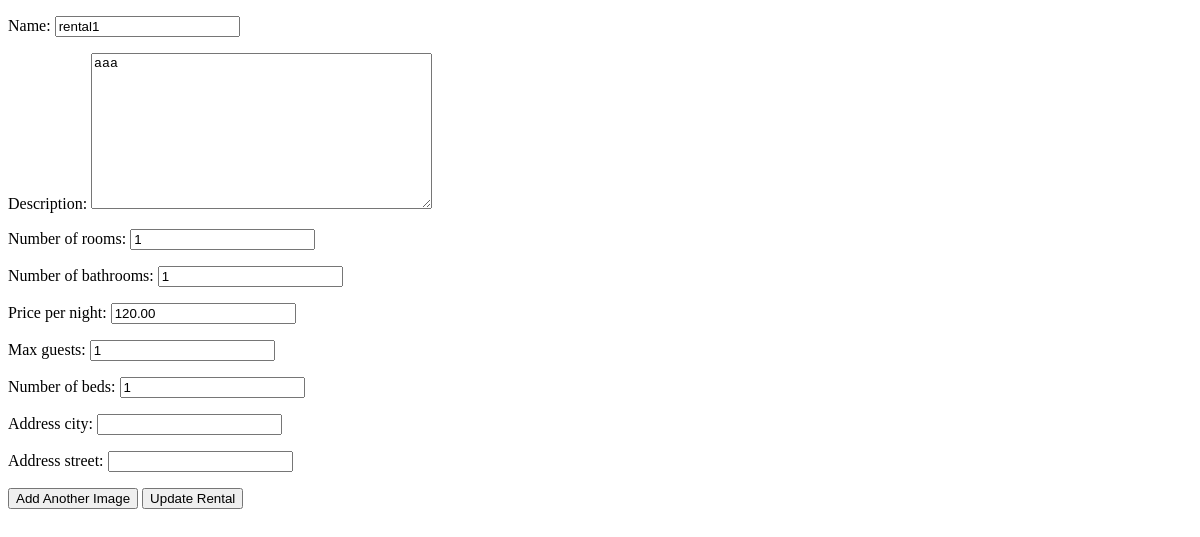
Page /edit_rental/1/ (signed in) on the earlier database version.
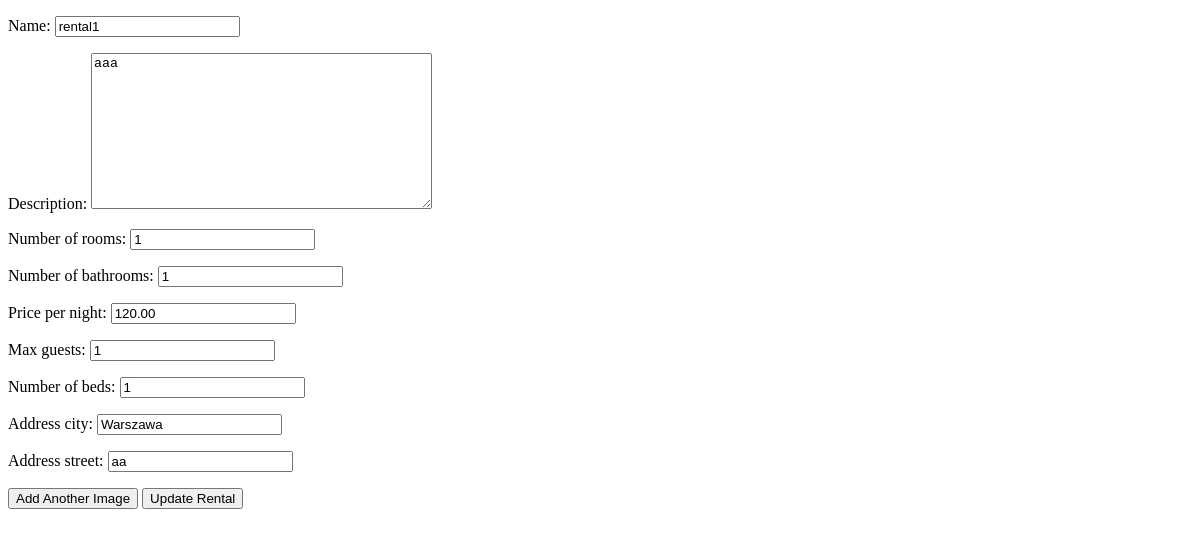
Same page on the later database version.
### add_rentals/models.py (models this page shows)
class Rental(models.Model):
    user = models.ForeignKey(User, on_delete=models.CASCADE)
    name = models.CharField(max_length=100)
    description = models.TextField(max_length=500)
    number_of_rooms = models.IntegerField()
    number_of_bathrooms = models.IntegerField()
    price_per_night = models.DecimalField(max_digits=6, decimal_places=2)
    max_guests = models.IntegerField()
    number_of_beds = models.IntegerField()
    address_city = models.CharField(max_length=100)
    address_street = models.CharField(max_length=100)

### add_rentals/views.py (the view)
# urls.py: path('edit_rental/<int:rental_id>/', views.edit_rental, name='edit_rental'),
@login_required
def edit_rental(request, rental_id):
    rental = get_object_or_404(Rental, id=rental_id, user=request.user)
    if request.method == 'POST':
        form = RentalForm(request.POST, request.FILES, instance=rental)
        if form.is_valid():
            form.save()
            if request.FILES.getlist('images'):
                rental.images.all().delete()
                for file in request.FILES.getlist('images'):
                    Image.objects.create(rental=rental, image=file)
            return redirect('list_rentals')
    else:
        form = RentalForm(instance=rental)
    return render(request, 'edit_rental.html', {'form': form})

### add_rentals/forms.py
class RentalForm(forms.ModelForm):
    class Meta:
        model = Rental
        fields = ['name', 'description', 'number_of_rooms', 'number_of_bathrooms', 'price_per_night', 'max_guests', 'number_of_beds', 'address_city', 'address_street']

### add_rentals/templates/edit_rental.html (shortened to what this page needs)
{% load static %}
<!DOCTYPE html>
<html>
<head>
</head>
<body>
    <form method="post" enctype="multipart/form-data" id="rentalForm">
    {{ form.as_p }}
    <button type="button" id="addImage">Add Another Image</button>
    <button type="submit">Update Rental</button>
</form>
</body>
</html>

Differences in the rows shown:
changed Rental "rental1": address_city (not shown) → "Warszawa"; address_street (not shown) → "aa"
